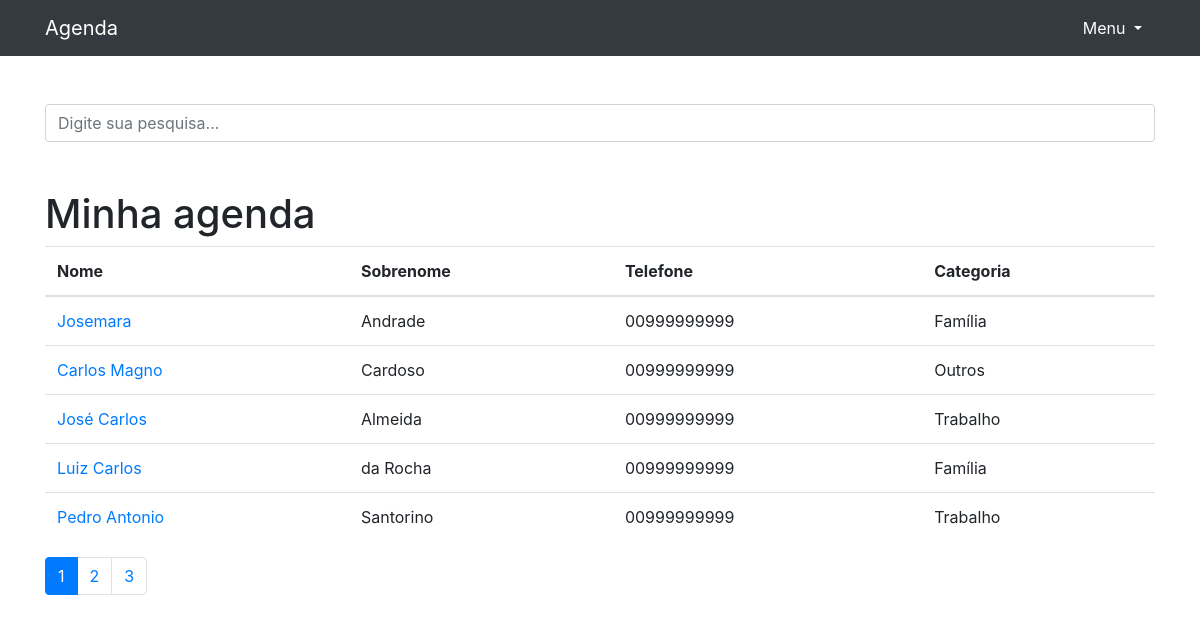
The page / on the database its author committed.
### contatos/models.py (models this page shows, shortened)
class Contato(models.Model):  # Model dos contatos relacionado à Categoria.
    nome = models.CharField(max_length=20)
    sobrenome = models.CharField(max_length=20, blank=True)
    telefone = models.CharField(max_length=11)
    email = models.CharField(max_length=50, blank=True)
    data_criacao = models.DateTimeField(default=timezone.now)
    descricao = models.TextField(blank=True)
    categoria = models.ForeignKey(Categoria, on_delete=models.DO_NOTHING)
    mostrar = models.BooleanField(default=True)
    foto = models.ImageField(blank=True, upload_to='fotos/%Y/%m/')

class Categoria(models.Model):  # Model que terá relação Many-to-One
    nome = models.CharField(max_length=20)
    def __str__(self):
        return self.nome

### contatos/views.py (the view)
# urls.py: path('', views.index, name='index'),
def index(request):
    contatos = Contato.objects.order_by('-id').filter(mostrar=True)
    paginator = Paginator(contatos, 5)
    page = request.GET.get('p')
    contatos = paginator.get_page(page)
    return render(request, 'contatos/index.html', {
        'contatos': contatos,
    })

### contatos/templates/contatos/index.html (shortened to what this page needs)
{% extends 'base.html'%}
{% block conteudo %}
    <br><br>
    <form method="get" action="{% url 'busca' %}">
      <div class="form-group row">
        <div class="col-12">
          <input class="form-control"
                 type="search" value="{{ request.GET.termo }}"
                 id="search-input"
                 placeholder="Digite sua pesquisa..."
                 name="termo">
        </div>
      </div>
    </form>
    <h1 class="mt-5">Minha agenda</h1>
    <table class="table">
      <thead>
        <tr>
          <th>Nome</th>
          <th>Sobrenome</th>
          <th>Telefone</th>
          <th>Categoria</th>
        </tr>
      </thead>
      <tbody>
        {% for contato in contatos %}
          <tr>
            <td>
              <a href="{% url 'ver_contato' contato_id=contato.id %}">{{ contato.nome }}</a>
            </td>
            <td>{{ contato.sobrenome }}</td>
            <td>{{ contato.telefone }}</td>
            <td>{{ contato.categoria }}</td>
          </tr>
        {% endfor %}
      </tbody>
    </table>
    <nav aria-label="Page navigation example">
      <ul class="pagination">
        {% for pagina in contatos.paginator.page_range %}
          {% if contatos.number == pagina %}
            <li class="page-item active">
              <a class="page-link" href="?p={{pagina}}&termo={{ request.GET.termo }}">{{pagina}}</a>
            </li>
          {% else %}
            <li class="page-item">
              <a class="page-link" href="?p={{pagina}}&termo={{ request.GET.termo }}">{{pagina}}</a>
            </li>
          {% endif %}
        {% endfor %}
      </ul>
    </nav>
{%endblock%}

### templates/base.html (shortened to what this page needs)
{% load static %}
<!DOCTYPE html>
<html lang="pt">
<head>
  {% include 'parciais/_head.html'  %}
</head>
<body>
  {% include 'parciais/_nav.html' %}
  <div class="container">
    <div class="row">
      <div class="col-lg-12">
        {%block conteudo%}
        {%endblock%}
      </div>
    </div>
  </div>
</body>
</html>

### templates/parciais/_head.html (shortened to what this page needs)
{% load static %}
<link href="{% static 'vendor/bootstrap/css/bootstrap.min.css'%}" rel="stylesheet">

### templates/parciais/_nav.html (shortened to what this page needs)
<nav class="navbar navbar-expand-lg navbar-dark bg-dark static-top">
  <div class="container">
    <a class="navbar-brand" href="{% url 'index' %}">Agenda</a>
  <div class="btn-group" role="group">
    <button id="btnGroupDrop1" type="button" class="btn btn-dark dropdown-toggle" data-toggle="dropdown"
            aria-haspopup="true" aria-expanded="false"> Menu
    </button>
  </div>
</nav>

### rows shown on the page
Contato: nome "Josemara", sobrenome "Andrade", telefone "00999999999", categoria "Família"
Contato: nome "Carlos Magno", sobrenome "Cardoso", telefone "00999999999", categoria "Outros"
Contato: nome "José Carlos", sobrenome "Almeida", telefone "00999999999", categoria "Trabalho"
Contato: nome "Luiz Carlos", sobrenome "da Rocha", telefone "00999999999", categoria "Família"
Contato: nome "Pedro Antonio", sobrenome "Santorino", telefone "00999999999", categoria "Trabalho"

### other values the page prints
{{ pagina }} "1"
{{ pagina }} "2" "3"
